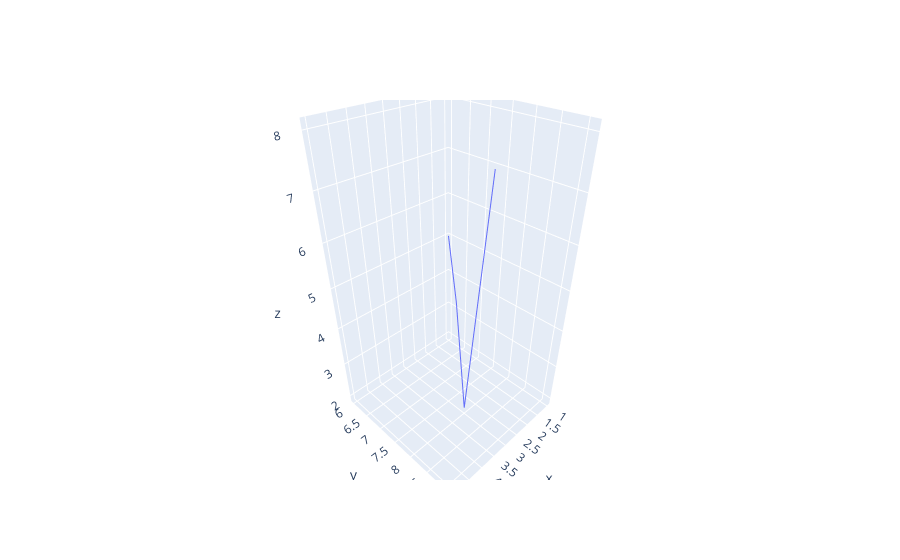

The cell this chart's notebook holds for it:
### Code cell
fig=go.Figure()
fig.add_trace(go.Scatter3d(x=[1,2,3,4,5],y=[6,7,8,9.10],mode='lines',z=[5,4,2,8,7]))
fig.show()

### Figure 1 — Plotly figure (JSON) as saved in the notebook; plotly's stock layout.template omitted (floating-point values rounded to 4 significant figures)
{"data": [{"mode": "lines", "type": "scatter3d", "x": [1, 2, 3, 4, 5], "y": [6, 7, 8, 9.1], "z": [5, 4, 2, 8, 7]}], "layout": {}}
